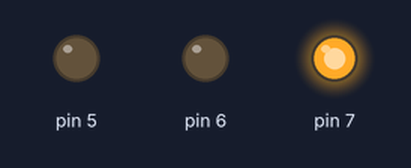
This sketch was run on a simulated Arduino Uno, built with avr-gcc and run on an emulated ATmega328P. Parts: output pins drawn as LEDs (lit = HIGH).

Above: at 0.4 s.
At 1.65 s:
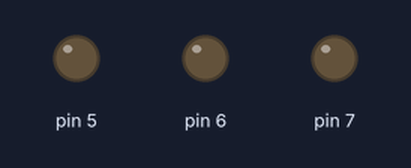
At 3.6 s:
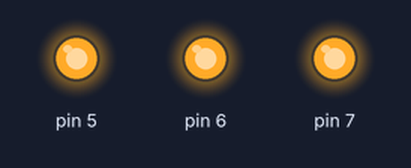
At 5.65 s:
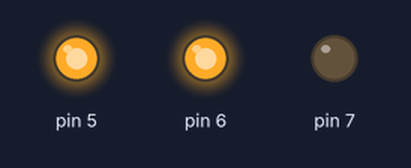
At 7.6 s:
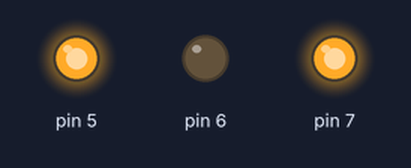
At 10.7 s:
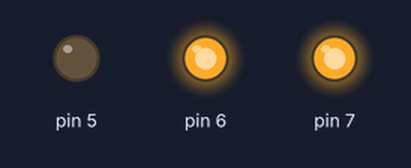
Timing chart, 0 to 11.0 s (numbered marks = the images above):
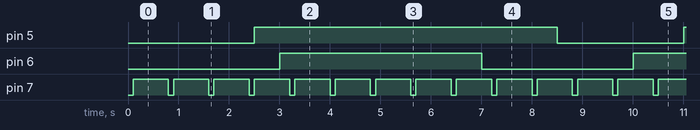

Measured:
- by itself, pin 5: alternates HIGH for 6.0 s and LOW for 2.5 s
- by itself, pin 6: alternates HIGH for 4.0 s and LOW for 3.0 s
- by itself, pin 7: alternates HIGH for 0.70 s and LOW for 0.10 s

The sketch:

Arduino_MultipleBlinkingLEDs.ino
```cpp
class LED
{
  public:
    unsigned int delayTime;     //how long the LED remains off(milliseconds)
    unsigned int blinkDuration; //how long the LED remains on (milliseconds)
    int ledPin;                 //pin number the LED is connected to
    unsigned int offset = 0;    //used to calculate when the next time to turn on/off the LED
    int state = 0;        //if the LED is ON or OFF at that time.

    //Constructor to assign the respected values to the class
    LED(int pin, int t, int d)
    {
      ledPin = pin;
      delayTime = t;
      blinkDuration = d;
      pinMode(ledPin, OUTPUT);  //assigns pinMode to output
    }
};

//Creating each instances of LED (pin number, delay time, and blink duration are the arguments in milliseconds)
LED led1(7, 100, 700);
LED led2(6, 3000, 4000);
LED led3(5, 2500, 6000);

LED led[3] = {led1, led2, led3}; //Creates LED List

void setup()
{
  Serial.begin(9600);
  for(int i = 0; i < 3; i++)
  {
    digitalWrite(led[i].ledPin, led[i].state); //Initially turns off all LEDs
  }
}

void loop()
{
  unsigned int currentTime = millis();  //gets the system time
  for(int i = 0; i < 3; i++)  //loops for each LED
  {
    //execute code below if difference between system time and offset of that LED is greater than delayTime.
    //needed to prevent interger overflow
    if(currentTime - led[i].offset > led[i].delayTime && !led[i].state)
    {
      digitalWrite(led[i].ledPin, HIGH);  //turns on LED
      led[i].offset += led[i].delayTime;  //adds to the offset
      led[i].state = 1;                   //so the program knows what state the LED is on.
    }
    else if(currentTime - led[i].offset > led[i].blinkDuration && led[i].state)  //same as above but for blink
    {
      digitalWrite(led[i].ledPin, LOW);
      led[i].offset += led[i].blinkDuration;
      led[i].state = 0;
    }
  }
}
```
